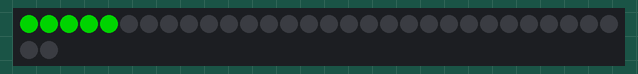
Recording of a sketch running on a simulated Arduino Uno, built with avr-gcc and run on an emulated ATmega328P. Shown: 32 RGB LEDs in strip order, left to right, continuing on the next row. Dim RGB values are drawn brighter than linear.

Above: at 0.05 s.
At 2.49 s:
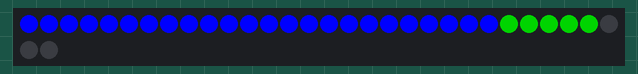
At 4.72 s:
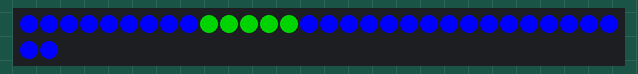
At 6.95 s:
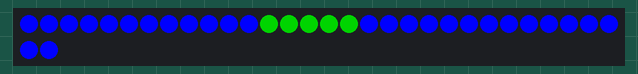
At 11.36 s:
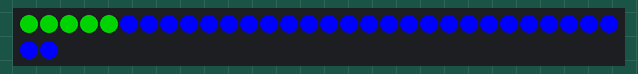
At 19.89 s:
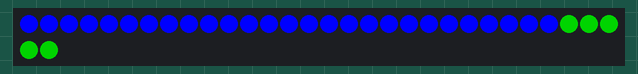

The sketch:

greengroup_onbluebg_offrunTime_bueon24.ino
```cpp
#include <FastLED.h>
#include <elapsedMillis.h>

#define LED_PIN 11
#define NUM_LEDS 32

CRGB leds[NUM_LEDS];

elapsedMillis elapsedTime; // Declare elapsedTime as a static variable

void setup() {
  FastLED.addLeds<WS2812B, LED_PIN, GRB>(leds, NUM_LEDS);
}

void ledStrip(int speed, int runTime) {
  unsigned long startTime = millis();
  unsigned long currentTime;

  // Set the background color to blue
  fill_solid(leds, NUM_LEDS, CRGB::Black);
  FastLED.show();

  while (elapsedTime < runTime) {
    currentTime = millis(); // Update currentTime

    // Move the group of 5 green LEDs from left to right
    for (int i = 0; i <= NUM_LEDS - 5; ++i) {
      fill_solid(leds + i, 5, CRGB::Green); // Set a group of 5 LEDs to green
      FastLED.show();
      delay(speed);
      fill_solid(leds + i, 5, CRGB::Blue); // Set the same group back to blue
    }

    // Move the group of 5 green LEDs from right to left
    for (int i = NUM_LEDS - 5; i >= 0; --i) {
      fill_solid(leds + i, 5, CRGB::Green); // Set a group of 5 LEDs to green
      FastLED.show();
      delay(speed);
      fill_solid(leds + i, 5, CRGB::Blue); // Set the same group back to blue
    }

    // Check if runtime exceeded
    if (currentTime - startTime >= runTime) {
      break;
    }
  }

  // Turn off LEDs after the runTime
  fill_solid(leds, NUM_LEDS, CRGB::Black); // Set all LEDs to black (off)
  FastLED.show();
}

void loop() {
  ledStrip(100, 20000);
}
```
